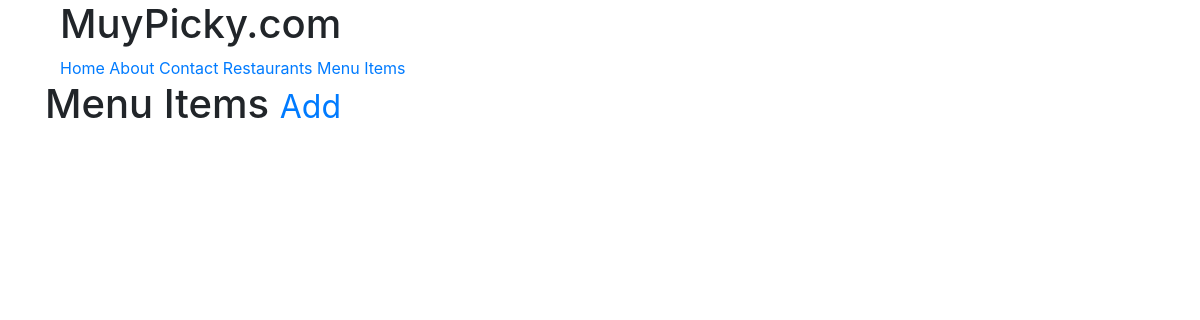
/items/ (signed in), run on an earlier commit of the app's database.
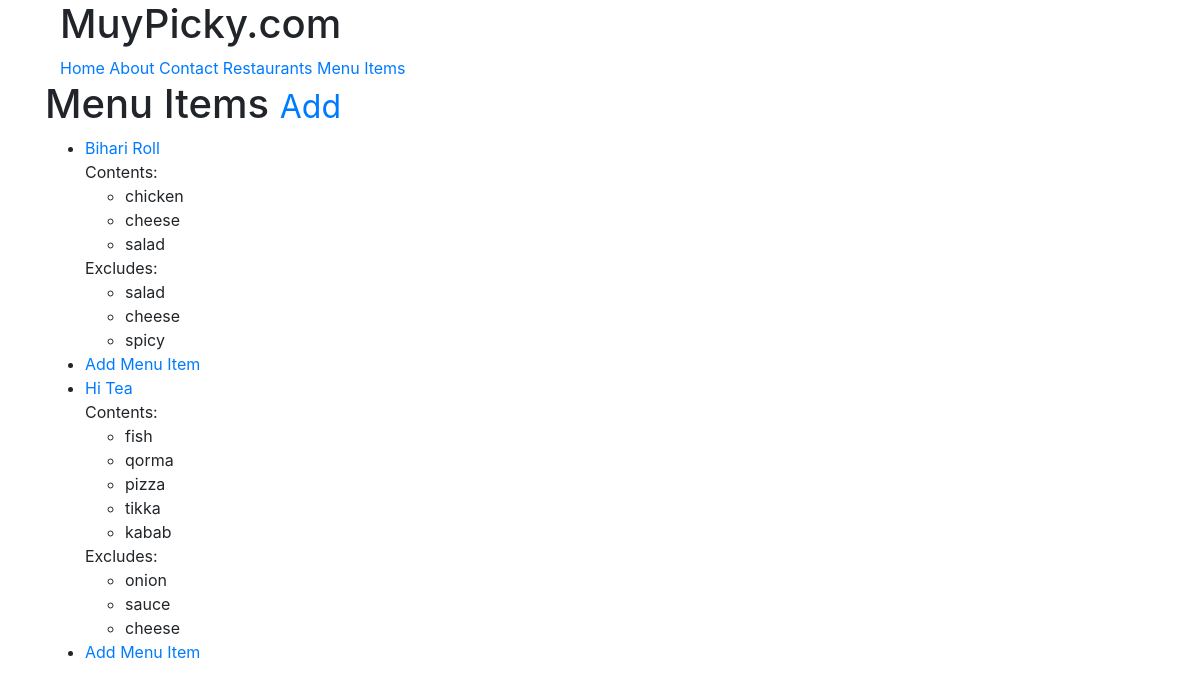
And on a later commit of the database.
### menus/models.py (models this page shows, shortened)
class Item(models.Model):
	user = models.ForeignKey(settings.AUTH_USER_MODEL)
	restaurant = models.ForeignKey(RestaurantLocation)
	name = models.CharField(max_length=120)
	contents = models.TextField(help_text='Separate each item by comma')
	excludes = models.TextField(blank=True, null=True, help_text='Separate each item by comma')
	public = models.BooleanField(default=True)
	timestamp = models.DateTimeField(auto_now_add=True)
	updated = models.DateTimeField(auto_now=True)
	class Meta:
		ordering = ['-updated', '-timestamp']
	def get_absolute_url(self):
		return reverse('menus:detail', kwargs={'pk':self.pk})
	def get_contents(self):
		return self.contents.split(",")
	def get_excludes(self):
		return self.excludes.split(",")

### menus/views.py (the view)
# urls.py: url(r'$', ItemListView.as_view(), name='home'),
class ItemListView(ListView):
	def get_queryset(self):
		return Item.objects.filter(user=self.request.user)

### menus/templates/menus/item_list.html (shortened to what this page needs)
{% extends "base.html" %}
{% block content %}
<h1> Menu Items <small><a href='{% url "menus:create" %}'>Add</a></small></h1>
<ul>
	{% for obj in object_list %}
		<li><a href='{{obj.get_absolute_url}}'>{{obj.name}}
		</a></li>
		{% if obj.contents %}
		Contents:
		<ul>
			{% for item in obj.get_contents  %}
				<li> {{item}}</li>
			{%endfor%}
		</ul>
		{%endif%}
		{% if obj.excludes %}
		Excludes:
		<ul>
			{% for item in obj.get_excludes  %}
				<li> {{item}}</li>
			{%endfor%}
		</ul>
		{%endif%}
	<li> <a href='{% url "menus:create" %}'>Add Menu Item</a> </li>
	{%endfor%}
</ul>
{%endblock%}

### templates/base.html (shortened to what this page needs)
<html>
<head>
</head>
<body>
<div class='container'>
{% include 'snippets/nav.html' %}
</div>
{% include 'snippets/css.html' %}
<div class='container'>
{% block content %}
{% endblock content %}
</div>
</body>
</html>

### templates/snippets/nav.html
<div class="container">
<h1>MuyPicky.com</h1>
<a href="{% url 'home' %}">Home</a>
<a href="{% url 'about' %}">About</a>
<a href="{% url 'contact' %}">Contact</a>
{% if request.user.is_authenticated %}
<a href="{% url 'restaurant:home' %}">Restaurants</a>
<a href="{% url 'menus:home' %}">Menu Items</a>
{%endif%}
</div>

### templates/snippets/css.html (shortened to what this page needs)
<link rel="stylesheet" href="https://maxcdn.bootstrapcdn.com/bootstrap/4.0.0-beta.2/css/bootstrap.min.css">

What changed in the data, as far as the page shows it:
added Item: name "Bihari Roll", get_contents "chicken" "cheese" "salad", get_excludes "salad" "cheese" "spicy"
added Item: name "Hi Tea", get_contents "fish" "qorma" "pizza" "tikka" "kabab", get_excludes "onion" "sauce" "cheese"
